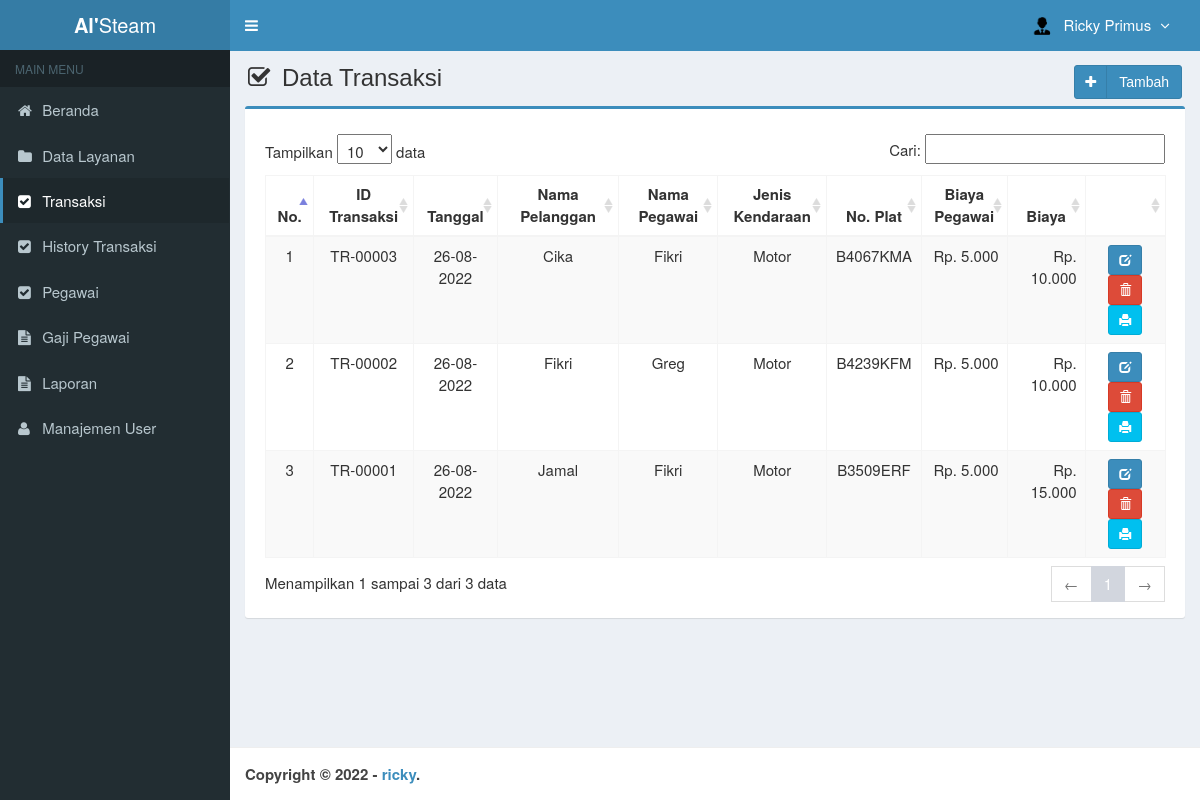
The page /main.php?module=transaksi (signed in) on the database its author committed.
### tables this page shows
CREATE TABLE `is_transaksi` (
  `id_transaksi` varchar(9) NOT NULL,
  `tanggal` date NOT NULL,
  `nama_pelanggan` varchar(30) NOT NULL,
  `pegawai` int(2) NOT NULL,
  `no_plat_kendaraan` varchar(8) NOT NULL,
  `layanan` int(2) NOT NULL
);

CREATE TABLE `is_pegawai` (
  `id_pegawai` int(2) NOT NULL,
  `nama_pegawai` varchar(30) NOT NULL,
  `alamat_pegawai` varchar(70) NOT NULL,
  `telp_pegawai` varchar(13) NOT NULL
);

CREATE TABLE `is_layanan` (
  `id_layanan` int(2) NOT NULL,
  `nama_layanan` varchar(30) NOT NULL,
  `jenis_kendaraan` enum('Mobil','Motor') NOT NULL,
  `biaya_pegawai` int(7) NOT NULL,
  `harga` int(8) NOT NULL
);

### config/fungsi_rupiah.php (called while the page is built, shortened)
<?php
function format_rupiah($angka){
  $rupiah=number_format($angka,0,',','.');
  return $rupiah;
}
?>

### modules/transaksi/view.php (the view, shortened to what this page needs)
<section class="content-header">
  <h1>
    <i class="fa fa-check-square-o icon-title"></i> Data Transaksi
    <a class="btn btn-primary btn-social pull-right" href="?module=form_transaksi&form=add">
      <i class="fa fa-plus"></i> Tambah
    </a>
  </h1>
</section>
<section class="content">
  <div class="row">
    <div class="col-md-12">
      <div class="box box-primary">
        <div class="box-body">
          <table id="dataTables1" class="table table-bordered table-striped table-hover">
            <thead>
              <tr>
                <th class="center">No.</th>
                <th class="center">ID Transaksi</th>
                <th class="center">Tanggal</th>
                <th class="center">Nama Pelanggan</th>
                <th class="center">Nama Pegawai</th>
                <th class="center">Jenis Kendaraan</th>
                <th class="center">No. Plat</th>
                <th class="center">Biaya Pegawai</th>
                <th class="center">Biaya</th>
                <th></th>
              </tr>
            </thead>
            <tbody>
            <?php
            $no = 1;
            $query= mysqli_query($mysqli, "SELECT * FROM is_transaksi as a
                                            INNER JOIN is_layanan as b
                                            ON a.layanan=b.id_layanan
                                            INNER JOIN is_pegawai as c
                                            ON a.pegawai=c.id_pegawai
                                            ORDER BY a.id_transaksi DESC")
                                            or die('Ada kesalahan pada query tampil Transaksi: '.mysqli_error($mysqli));
            while ($data = mysqli_fetch_assoc($query)) {
              $t_transaksi       = $data['tanggal'];
              $exp               = explode('-',$t_transaksi);
              $tanggal_transaksi = $exp[2]."-".$exp[1]."-".$exp[0];
              echo "<tr>
                      <td width='40' class='center'>$no</td>
                      <td width='100' class='center'>$data[id_transaksi]</td>
                      <td width='80' class='center'>$tanggal_transaksi</td>
                      <td width='140' class='center'>$data[nama_pelanggan]</td>
                      <td width='110' class='center'>$data[nama_pegawai]</td>
                      <td width='110' class='center'>$data[jenis_kendaraan]</td>
                      <td width='80' class='center'>$data[no_plat_kendaraan]</td>
                      <td width='80' align='right'>Rp. ".format_rupiah($data['biaya_pegawai'])."</td>
                      <td width='80' align='right'>Rp. ".format_rupiah($data['harga'])."</td>
                      <td class='center' width='100'>
                        <div>
                          <a data-toggle='tooltip' data-placement='top' title='Ubah' class='btn btn-primary btn-sm' href='?module=form_transaksi&form=edit&id=$data[id_transaksi]'>
                              <i style='color:#fff' class='glyphicon glyphicon-edit'></i>
                          </a>";
            ?>
                          <a data-toggle="tooltip" data-placement="top" title="Hapus" class="btn btn-danger btn-sm" href="modules/transaksi/proses.php?act=delete&id=<?php echo $data['id_transaksi'];?>" onclick="return confirm('Anda yakin ingin menghapus ID Transaksi <?php echo $data['id_transaksi']; ?> an. <?php echo $data['nama_pelanggan']; ?> ?');">
                              <i style="color:#fff" class="glyphicon glyphicon-trash"></i>
                          </a>
                          <a data-toggle="tooltip" data-placement="top" title="Cetak" class="btn btn-info btn-sm" href="modules/transaksi/cetak.php?id=<?php echo $data['id_transaksi'];?>" target="_blank">
                              <i style="color:#fff" class="glyphicon glyphicon-print"></i>
                          </a>
            <?php
              echo "    </div>
                      </td>
                    </tr>";
              $no++;
            }
            ?>
            </tbody>
          </table>
        </div>
      </div>
    </div>
  </div>
</section><!-- /.content

### main.php (shortened to what this page needs)
<!DOCTYPE html>
<html>
  <head>
    <link href="assets/css/bootstrap.min.css" rel="stylesheet" type="text/css" />
    <link href="assets/plugins/font-awesome-4.6.3/css/font-awesome.min.css" rel="stylesheet" type="text/css" />
    <link href="assets/plugins/datatables/dataTables.bootstrap.css" rel="stylesheet" type="text/css" />
    <link href="assets/plugins/datepicker/datepicker.min.css" rel="stylesheet" type="text/css" />
    <link href="assets/css/AdminLTE.min.css" rel="stylesheet" type="text/css" />
    <link href="assets/css/skins/skin-blue.min.css" rel="stylesheet" type="text/css" />
    <link href="assets/plugins/datepicker/datepicker3.css" rel="stylesheet" type="text/css" />
    <link href="assets/css/style.css" rel="stylesheet" type="text/css" />
  </head>
  <body class="skin-blue fixed">
    <div class="wrapper">
      <header class="main-header">
        <a href="index2.html" class="logo"><b>Al'</b>Steam</a>
        <nav class="navbar navbar-static-top" role="navigation">
          <a href="#" class="sidebar-toggle" data-toggle="offcanvas" role="button">
          </a>
          <div class="navbar-custom-menu">
            <ul class="nav navbar-nav">
              <?php include "top-menu.php" ?>
            </ul>
          </div>
        </nav>
      </header>
      <aside class="main-sidebar">
        <section class="sidebar">
            <?php include "sidebar-menu.php" ?>
        </section>
      </aside>
      <div class="content-wrapper">
        <?php include "content.php" ?>
      </div>
      <footer class="main-footer">
        <strong>Copyright &copy; 2022 - <a href="youtube.com/silucky">ricky</a>.</strong>
      </footer>
    </div>
  </body>
</html>

### top-menu.php (shortened to what this page needs)
<li class="dropdown user user-menu">
  <a href="#" class="dropdown-toggle" data-toggle="dropdown">
    <?php
    if ($_SESSION['hak_akses']=='admin') { ?>
      <img src="assets/img/admin-logo.png" class="user-image" alt="User Image"/>
    <?php
    } else { ?>
      <img src="assets/img/user-default.png" class="user-image" alt="User Image"/>
    <?php
    }
    ?>
    <span class="hidden-xs"><?php echo $_SESSION['nama_user']; ?> <i style="margin-left:5px" class="fa fa-angle-down"></i></span>
  </a>
</li>

### sidebar-menu.php (shortened to what this page needs)
<?php
if ($_SESSION['hak_akses']=='admin') { ?>
    <ul class="sidebar-menu">
        <li class="header">MAIN MENU</li>
	<?php
	if ($_GET["module"]=="home") { ?>
		<li class="active">
			<a href="?module=home"><i class="fa fa-home"></i> Beranda </a>
	  	</li>
	<?php
	}
	else { ?>
		<li>
			<a href="?module=home"><i class="fa fa-home"></i> Beranda </a>
	  	</li>
	<?php
	}
	if ($_GET["module"]=="layanan" || $_GET["module"]=="form_layanan") { ?>
		<li class="active">
			<a href="?module=layanan"><i class="fa fa-folder"></i> Data Layanan </a>
	  	</li>
	<?php
	}
	else { ?>
		<li>
			<a href="?module=layanan"><i class="fa fa-folder"></i> Data Layanan </a>
	  	</li>
	<?php
	}
	if ($_GET["module"]=="transaksi" || $_GET["module"]=="form_transaksi") { ?>
		<li class="active">
			<a href="?module=transaksi"><i class="fa fa-check-square"></i> Transaksi </a>
	  	</li>
	<?php
	}
	else { ?>
		<li>
			<a href="?module=transaksi"><i class="fa fa-check-square"></i> Transaksi </a>
	  	</li>
	<?php
	}
	if ($_GET["module"]=="history") { ?>
		<li class="active">
			<a href="?module=history"><i class="fa fa-check-square"></i> History Transaksi </a>
	  	</li>
	<?php
	}
	else { ?>
		<li>
			<a href="?module=history"><i class="fa fa-check-square"></i> History Transaksi </a>
	  	</li>
	<?php
	}
	if ($_GET["module"]=="pegawai" || $_GET["module"]=="form_pegawai") { ?>
		<li class="active">
			<a href="?module=pegawai"><i class="fa fa-check-square"></i> Pegawai </a>
	  	</li>
	<?php
	}
	else { ?>
		<li>
			<a href="?module=pegawai"><i class="fa fa-check-square"></i> Pegawai </a>
	  	</li>
	<?php
	}
	if ($_GET["module"]=="laporan_gaji") { ?>
		<li class="active">
			<a href="?module=laporan_gaji"><i class="fa fa-file-text"></i> Gaji Pegawai </a>
	  	</li>
	<?php
	}
	else { ?>
		<li>
			<a href="?module=laporan_gaji"><i class="fa fa-file-text"></i> Gaji Pegawai </a>
	  	</li>
	<?php
	}
	if ($_GET["module"]=="laporan") { ?>
		<li class="active">
			<a href="?module=laporan"><i class="fa fa-file-text"></i> Laporan</a>
	  	</li>
	<?php
	}
	else { ?>
		<li>
			<a href="?module=laporan"><i class="fa fa-file-text"></i> Laporan</a>
	  	</li>
	<?php
	}
	if ($_GET["module"]=="user") { ?>
		<li class="active">
			<a href="?module=user"><i class="fa fa-user"></i> Manajemen User</a>
	  	</li>
	<?php
	}
	else { ?>
		<li>
			<a href="?module=user"><i class="fa fa-user"></i> Manajemen User</a>
	  	</li>
	<?php
	}
	?>
	</ul>
<?php
}
?>

### content.php (shortened to what this page needs)
<?php
require_once "config/fungsi_rupiah.php";
if (empty($_SESSION['username']) && empty($_SESSION['password'])){
	echo "<meta http-equiv='refresh' content='0; url=index.php?alert=1'>";
}
else {
	if ($_GET['module'] == 'home') {
		include "modules/beranda/view.php";
	}
	elseif ($_GET['module'] == 'layanan') {
		include "modules/layanan/view.php";
	}
	elseif ($_GET['module'] == 'form_layanan') {
		include "modules/layanan/form.php";
	}
	elseif ($_GET['module'] == 'transaksi') {
		include "modules/transaksi/view.php";
	}
	elseif ($_GET['module'] == 'form_transaksi') {
		include "modules/transaksi/form.php";
	}
	elseif ($_GET['module'] == 'history') {
		include "modules/history/view.php";
	}
	elseif ($_GET['module'] == 'pegawai') {
		include "modules/pegawai/view.php";
	}
	elseif ($_GET['module'] == 'form_pegawai') {
		include "modules/pegawai/form.php";
	}
	elseif ($_GET['module'] == 'laporan_gaji') {
		include "modules/laporan_gaji/view.php";
	}
	elseif ($_GET['module'] == 'laporan') {
		include "modules/laporan/view.php";
	}
	elseif ($_GET['module'] == 'user') {
		include "modules/user/view.php";
	}
	elseif ($_GET['module'] == 'form_user') {
		include "modules/user/form.php";
	}
	elseif ($_GET['module'] == 'password') {
		include "modules/password/view.php";
	}
}
?>

### assets/css/style.css (style rules this page uses)
.btn-social *:first-child { border-right: 1px solid rgba(0, 0, 0, 0.1); bottom: 0; font-size: 1em !important; left: 0; line-height: 32px !important; position: absolute; text-align: center; top: 0; width: 32px !important; }
.content-header { padding: 15px 18px 0; position: relative; }
.center { text-align:center; }
.icon-title { margin-right: 5px; }
body { background-color: #fff; color: #333; font-size: 15px; line-height: 1.42857; }

### rows shown on the page
is_transaksi: id_transaksi "TR-00003", tanggal "26-08-2022", nama_pelanggan "Cika", is_pegawai.nama_pegawai "Fikri", layanan.jenis_kendaraan "Motor", no_plat_kendaraan "B4067KMA", layanan.biaya_pegawai "5.000", layanan.harga "10.000"
is_transaksi: id_transaksi "TR-00002", tanggal "26-08-2022", nama_pelanggan "Fikri", is_pegawai.nama_pegawai "Greg", layanan.jenis_kendaraan "Motor", no_plat_kendaraan "B4239KFM", layanan.biaya_pegawai "5.000", layanan.harga "10.000"
is_transaksi: id_transaksi "TR-00001", tanggal "26-08-2022", nama_pelanggan "Jamal", is_pegawai.nama_pegawai "Fikri", layanan.jenis_kendaraan "Motor", no_plat_kendaraan "B3509ERF", layanan.biaya_pegawai "5.000", layanan.harga "15.000"

### other values the page prints
$_SESSION['nama_user'] "Ricky Primus"
